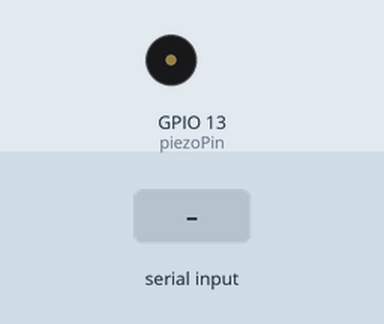
This program was run on a simulated Raspberry Pi (BCM pin numbers). On the bench: buzzer (waves = sounding). The inputs (shaded band) are chosen by the test bench. What the program prints to the terminal is not drawn.

Above: at 1.2 s.
1.3 s: "5" typed at the terminal, then Enter
At 1.7 s:
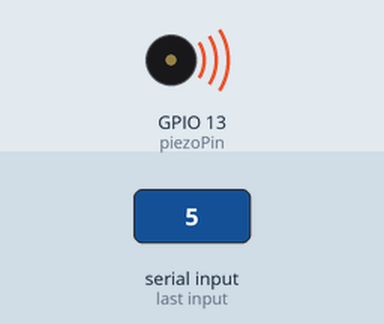
Timing chart, 0 to 4.3 s (numbered marks = the images above; inputs shaded):
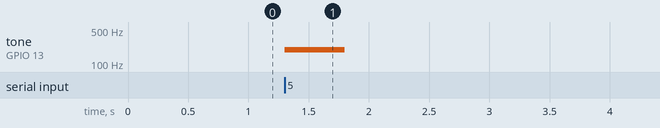

Measured:
- after the input at 1.3 s, tone on GPIO 13 (piezoPin): silent → 196 Hz at once, → silent 0.50 s later

The program:

pwm02.py
```python
# date : 2024-06-20
# file : pwm02.py
# desc : input 입력값을 받아서 melody 함수에 있는 값을호출하고 출력하여 소리를 재생

import RPi.GPIO as GPIO
import time

piezoPin = 13

# 주파수 리스트
melody = [130, 147, 165, 175, 196, 220, 247, 262]

GPIO.setmode(GPIO.BCM)
GPIO.setup(piezoPin, GPIO.OUT)

# 아날로그 출력을 위한 객체 생성 (초기 주파수는 임의로 설정)
Buzz = GPIO.PWM(piezoPin, 440)

try:
    while True:
        user_input = input("1~8까지 입력 ").strip().lower()

        if user_input.isdigit():
            note_index = int(user_input) - 1

            if 0 <= note_index < len(melody):
                Buzz.start(50)  # duty cycle: 50%
                Buzz.ChangeFrequency(melody[note_index])
                time.sleep(0.5)  # 음을 0.5초 동안 재생
                Buzz.stop()
                time.sleep(0.1)  # 음 사이에 약간의 대기시간
            else:
                print(".")
        else:
            print(".")

except KeyboardInterrupt:
    pass

finally:
    GPIO.cleanup()
```
